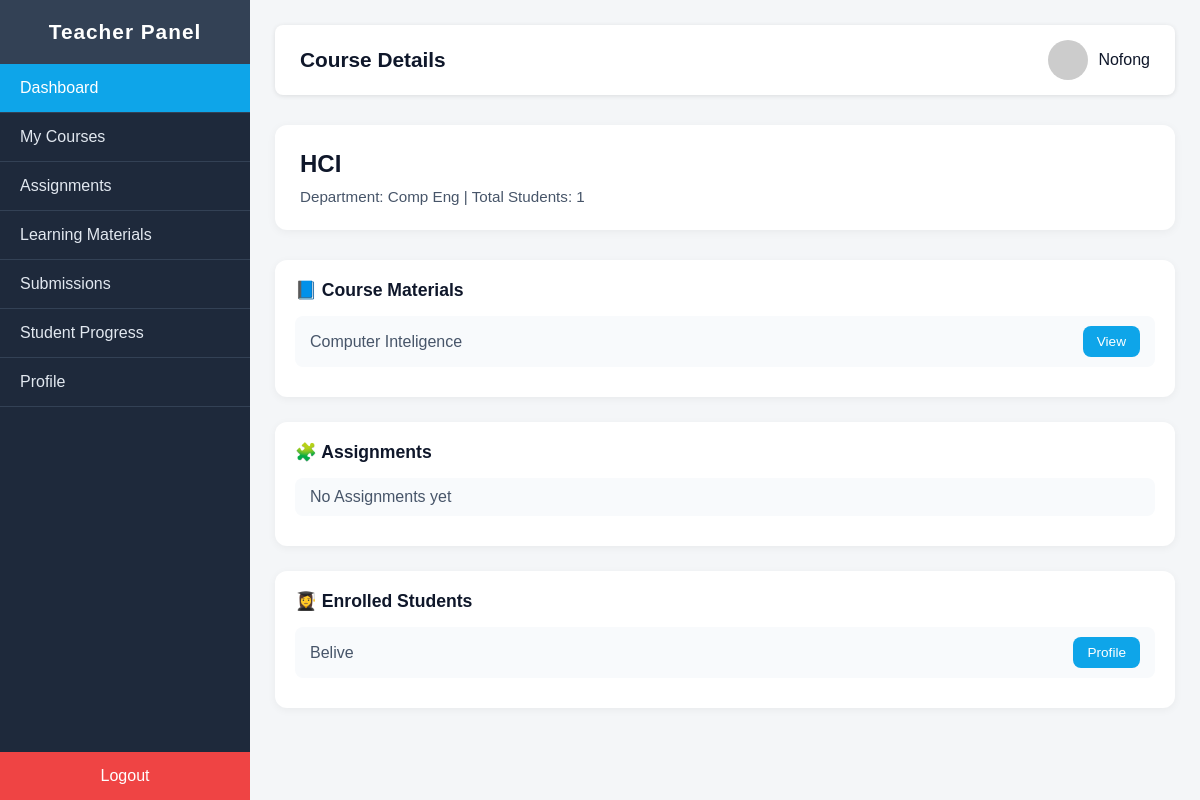
/dashboard/teacher/courses/hci (signed in), run on an earlier commit of the app's database.
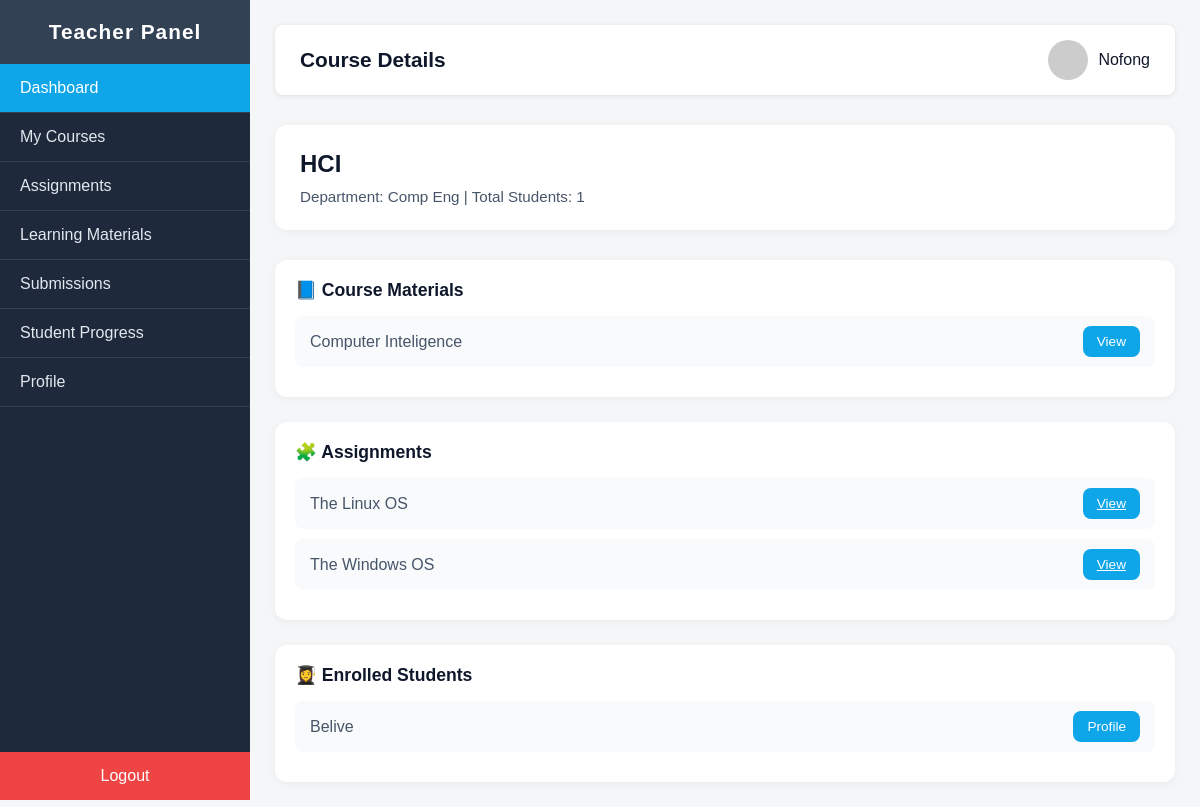
And on a later commit of the database.
### main/models.py (models this page shows, shortened)
class LearningMaterial(models.Model):
    slug = models.SlugField(unique=True,blank=True)
    created_by = models.ForeignKey(
        settings.AUTH_USER_MODEL,
        on_delete=models.CASCADE,
        related_name="learning_materials_created"
    )
    course = models.ForeignKey(
        Course,
        on_delete=models.CASCADE,
        related_name="learning_materials"
    )
    title = models.CharField(blank=True,max_length=100,null=True)
    description = models.TextField(blank=True,null=True,max_length=200)
    material = models.FileField(
        upload_to="learning_materials/",
        validators=[exts_validator],
        unique=True
    )
    created_at = models.DateTimeField(auto_now_add=True)
    updated_at = models.DateTimeField(auto_now=True)

class Assignment(models.Model):
    slug = models.SlugField(unique=True,blank=True)
    created_by = models.ForeignKey(
        settings.AUTH_USER_MODEL,
        on_delete=models.CASCADE,
        related_name="assignments_created"
    )
    title = models.CharField(blank=True,max_length=100,unique=True)
    description = models.TextField(blank=True,null=True)
    course = models.ForeignKey(
        Course,
        on_delete=models.CASCADE,
        related_name="assignments"
    )
    material = models.FileField(upload_to="assignments/",validators=[exts_validator],unique=True)
    due_date = models.DateTimeField(null=True, blank=True)
    created_at = models.DateTimeField(auto_now_add=True)
    updated_at = models.DateTimeField(auto_now=True)

### users/models.py (models this page shows)
class CustomUser(AbstractUser):
    ROLES = {
        None:"Select user",
        "admin":"Admin",
        "teacher":"Teacher",
        "student":"Student",
    }
    school_id = models.CharField(blank=True,null=True,unique=True,validators=[is_umat_id])
    role = models.CharField(choices=ROLES, blank=True,default="teacher")
    department = models.ForeignKey(
        Department,
            on_delete=models.SET_NULL,
            null=True,
            blank=True,
            related_name="users",
            default="4"
        )
    def __str__(self):
        return self.username
    USERNAME_FIELD = "school_id"

### main/views.py (the view)
# urls.py: path("teacher/courses/<slug:slug>",views.teacher_course_detail,name = "teacher_course_detail"),
def teacher_course_detail(request,slug):
    course = Course.objects.get(slug=slug,teacher=request.user)
    assignments = Assignment.objects.filter(course = course )
    learning_materials = LearningMaterial.objects.filter(course = course)
    enrolled_students = course.students.all()
    context = {
        "course":course,
        "assignments":assignments,
        "learning_materials":learning_materials,
        "students":enrolled_students
    }
    return render(request,"main/teacher_course_detail.html",context)

### main/context_processors.py (called while the page is built)
def total_values(request):
    total_users = User.objects.all().count()
    total_teachers = User.objects.filter(role = "teacher").count()
    total_students = User.objects.filter(role = "student").count()
    total_departments = Department.objects.all().count()
    total_courses = Course.objects.all().count()
    context = {
        "total_students":total_students,
        "total_teachers":total_teachers,
        "total_courses":total_courses,
        "total_departments":total_departments,
    }
    return context

### main/models.py (called while the page is built)
    def __str__(self):
        return self.name

### main/templates/main/teacher_course_detail.html
{% extends 'teacher_base.html' %}
{% load static %}
{% block extra_styles %}
    <link rel="stylesheet" href="{% static 'main/css/teacher_course_detail.css' %}">
{% endblock extra_styles %}
{% block body %}
    <div class="top-bar">
      <h1>Course Details</h1>
      <div class="profile">
        <img src="https://via.placeholder.com/40" alt="Teacher">
        <span>{{user}}</span>
      </div>
    </div>
    <div class="course-header">
      <h2>{{course.name}}</h2>
      <p>Department: {{course.department}} | Total Students: {{students|length}}</p>
    </div>
    <section class="content-sections">
      <div class="section-card">
        <h3>📘 Course Materials</h3>
        <ul>
          {% for material in learning_materials %}
          <li>
            <span>{{material.title}}</span>
            <a class="btn">View</a>
          </li>
          {% empty %}
          <li>
            <span>No materials yet </span>
          </li>
          {% endfor %}
        </ul>
      </div>
      <div class="section-card">
        <h3>🧩 Assignments</h3>
        <ul>
          {% for assignment in assignments %}
          <li>
            <span>{{assignment.title}}</span>
            <a  href="{% url 'main:teacher_assignment_detail' assignment.slug  %}" class="btn">View</a>
          </li>
          {% empty %}
          <li>
            <span>No Assignments yet </span>
          </li>
          {% endfor %}
        </ul>
      </div>
      <div class="section-card">
        <h3>👩‍🎓 Enrolled Students</h3>
        <ul>
          {% for student in students %}
          <li>
            <span>{{student.username}}</span>
            <button class="btn">Profile</button>
          </li>
          {% empty %}
          <li>
            <span>No Students enrolled yet </span>
          </li>
          {% endfor %}
        </ul>
      </div>
    </section>
</body>
</html>
{% endblock body %}

What changed in the data, as far as the page shows it:
added Assignment: title "The Linux OS"
added Assignment: title "The Windows OS"
Also different on the page:
text no longer shown: "No Assignments yet"
